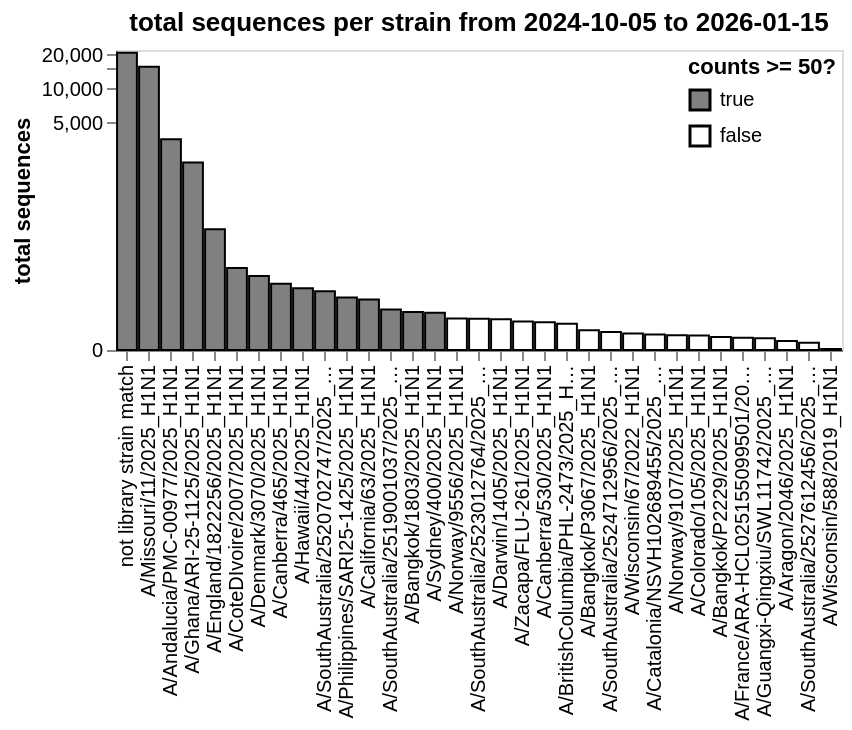

The cell this chart's notebook holds for it:
### Markdown cell above
Get total counts for each variant:

### Code cell
total_counts = (
    all_counts_by_date
    .groupby("variant", as_index=False)
    .aggregate(total_sequences=pd.NamedAgg("sequences", "sum"))
    .assign(sufficient_counts=lambda x: x["total_sequences"] >= min_counts)
)

total_counts_chart = (
    alt.Chart(total_counts)
    .encode(
        alt.X(
            "variant",
            sort=alt.SortField("total_sequences", order="descending"),
            title=None,
        ),
        alt.Y(
            "total_sequences",
            scale=alt.Scale(type="symlog", constant=50),
            title="total sequences",
            axis=alt.Axis(grid=False),
        ),
        alt.Fill(
            "sufficient_counts",
            scale=alt.Scale(range=["gray", "white"], domain=[True, False]),
            title=f"counts >= {min_counts}?",
            legend=alt.Legend(orient="top-right", offset=3)
        ),
        tooltip=total_counts.columns.tolist(),
    )
    .mark_bar(stroke="black")
    .properties(
        height=150,
        width=alt.Step(11),
        title=f"total sequences per strain from {date_start.date()} to {date_end.date()}",
    )
)

total_counts_chart

### Figure 1 — Vega-Lite specification as saved in the notebook (floating-point values rounded to 4 significant figures)
{"config": {"view": {"continuousWidth": 300, "continuousHeight": 300}}, "data": {"name": "data-1fa53d36068a2c629320104aacd38f6a"}, "mark": {"type": "bar", "stroke": "black"}, "encoding": {"fill": {"field": "sufficient_counts", "legend": {"offset": 3, "orient": "top-right"}, "scale": {"domain": [true, false], "range": ["gray", "white"]}, "title": "counts >= 50?", "type": "nominal"}, "tooltip": [{"field": "variant", "type": "nominal"}, {"field": "total_sequences", "type": "quantitative"}, {"field": "sufficient_counts", "type": "nominal"}], "x": {"field": "variant", "sort": {"field": "total_sequences", "order": "descending"}, "title": null, "type": "nominal"}, "y": {"axis": {"grid": false}, "field": "total_sequences", "scale": {"constant": 50, "type": "symlog"}, "title": "total sequences", "type": "quantitative"}}, "height": 150, "title": "total sequences per strain from 2024-10-05 to 2026-01-15", "width": {"step": 11}, "$schema": "https://vega.github.io/schema/vega-lite/v5.20.1.json", "datasets": {"data-1fa53d36068a2c629320104aacd38f6a": [{"variant": "A/Andalucia/PMC-00977/2025_H1N1", "total_sequences": 3557.0, "sufficient_counts": true}, {"variant": "A/Aragon/2046/2025_H1N1", "total_sequences": 10.0, "sufficient_counts": false}, {"variant": "A/Bangkok/1803/2025_H1N1", "total_sequences": 58.33, "sufficient_counts": true}, {"variant": "A/Bangkok/P2229/2025_H1N1", "total_sequences": 15.0, "sufficient_counts": false}, {"variant": "A/Bangkok/P3067/2025_H1N1", "total_sequences": 24.5, "sufficient_counts": false}, {"variant": "A/BritishColumbia/PHL-2473/2025_H1N1", "total_sequences": 35.17, "sufficient_counts": false}, {"variant": "A/California/63/2025_H1N1", "total_sequences": 89.5, "sufficient_counts": true}, {"variant": "A/Canberra/465/2025_H1N1", "total_sequences": 141.5, "sufficient_counts": true}, {"variant": "A/Canberra/530/2025_H1N1", "total_sequences": 37.67, "sufficient_counts": false}, {"variant": "A/Catalonia/NSVH102689455/2025_H1N1", "total_sequences": 18.5, "sufficient_counts": false}, {"variant": "A/Colorado/105/2025_H1N1", "total_sequences": 17.0, "sufficient_counts": false}, {"variant": "A/CoteDIvoire/2007/2025_H1N1", "total_sequences": 214.5, "sufficient_counts": true}, {"variant": "A/Darwin/1405/2025_H1N1", "total_sequences": 43.5, "sufficient_counts": false}, {"variant": "A/Denmark/3070/2025_H1N1", "total_sequences": 175.0, "sufficient_counts": true}, {"variant": "A/England/1822256/2025_H1N1", "total_sequences": 529.0, "sufficient_counts": true}, {"variant": "A/France/ARA-HCL025155099501/2025_H1N1", "total_sequences": 14.0, "sufficient_counts": false}, {"variant": "A/Ghana/ARI-25-1125/2025_H1N1", "total_sequences": 2203.0, "sufficient_counts": true}, {"variant": "A/Guangxi-Qingxiu/SWL11742/2025_H1N1", "total_sequences": 13.33, "sufficient_counts": false}, {"variant": "A/Hawaii/44/2025_H1N1", "total_sequences": 125.0, "sufficient_counts": true}, {"variant": "A/Missouri/11/2025_H1N1", "total_sequences": 15670.0, "sufficient_counts": true}, {"variant": "A/Norway/9107/2025_H1N1", "total_sequences": 17.5, "sufficient_counts": false}, {"variant": "A/Norway/9556/2025_H1N1", "total_sequences": 45.0, "sufficient_counts": false}, {"variant": "A/Philippines/SARI25-1425/2025_H1N1", "total_sequences": 95.0, "sufficient_counts": true}, {"variant": "A/SouthAustralia/2519001037/2025_H1N1", "total_sequences": 63.83, "sufficient_counts": true}, {"variant": "A/SouthAustralia/2520702747/2025_H1N1", "total_sequences": 114.8, "sufficient_counts": true}, {"variant": "A/SouthAustralia/2523012764/2025_H1N1", "total_sequences": 44.5, "sufficient_counts": false}, {"variant": "A/SouthAustralia/2524712956/2025_H1N1", "total_sequences": 22.0, "sufficient_counts": false}, {"variant": "A/SouthAustralia/2527612456/2025_H1N1", "total_sequences": 8.0, "sufficient_counts": false}, {"variant": "A/Sydney/400/2025_H1N1", "total_sequences": 56.33, "sufficient_counts": true}, {"variant": "A/Wisconsin/588/2019_H1N1", "total_sequences": 1.0, "sufficient_counts": false}, {"variant": "A/Wisconsin/67/2022_H1N1", "total_sequences": 20.0, "sufficient_counts": false}, {"variant": "A/Zacapa/FLU-261/2025_H1N1", "total_sequences": 39.33, "sufficient_counts": false}, {"variant": "not library strain match", "total_sequences": 20770.0, "sufficient_counts": true}]}}
